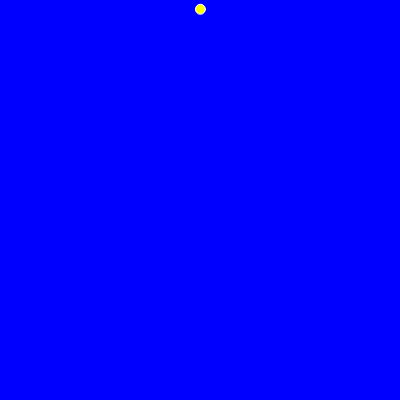
Frame 1 (no input)
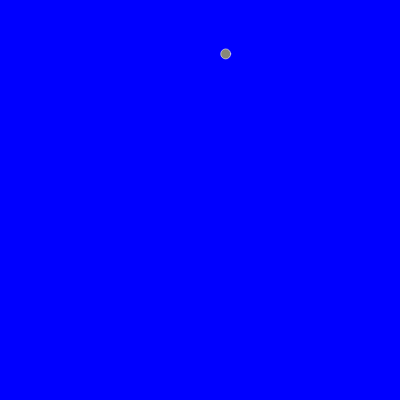
Frame 60 (no input)
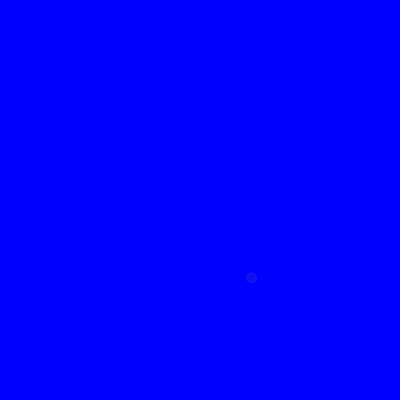
Frame 120 (the mouse pressed at the canvas centre since frame 60)

The p5.js sketch that drew these frames (run headless with seeded random() and noise() and a simulated clock; from frame 60 on, the mouse is pressed at the canvas centre):

// p5.js sketch
// ── sketch.js
let p;
function setup() {
  createCanvas(400, 400);
  p = new Particle(createVector(width/2, 10));
}

function draw() {
  background(0, 0, 255);
  p.run();
  if (p.isDead()) {
    p = new Particle(createVector(width/2, 10));
  }
}

// ── Particle.js
let Particle = function (pos) {
    this.pos = pos.copy();
    this.vel = createVector(random(-1, 1), random(-1, 0));
    this.acc = createVector(0, 0.05);
    this.size = 10;
    this.timeToLive = 255;
}
Particle.prototype.run = function () {
    this.update();
    this.display();
};
Particle.prototype.isDead = function () {
  return (this.timeToLive < 0);
}
Particle.prototype.update = function () {
    this.vel.add(this.acc);
    this.pos.add(this.vel);
    this.timeToLive -= 2;
};
Particle.prototype.display = function () {
  fill(255, 255, 0, this.timeToLive);
  stroke(255, 255, 255, this.timeToLive);
  ellipse(this.pos.x, this.pos.y, this.size, this.size);
}
